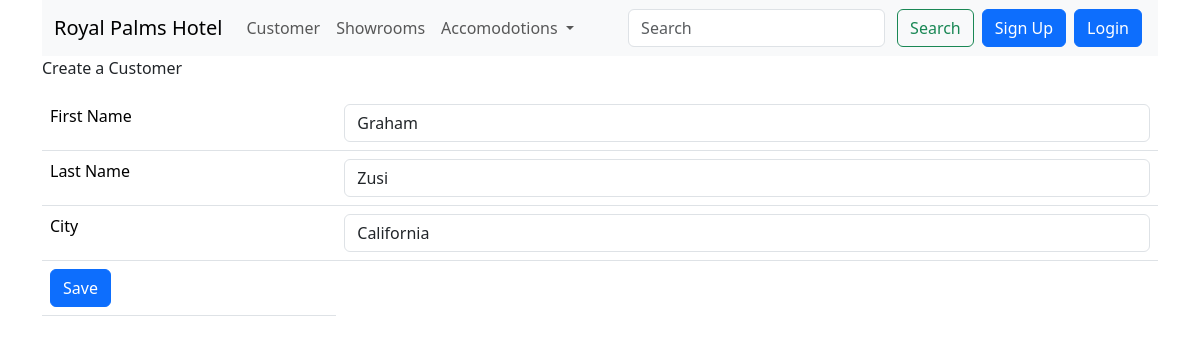
Page /PHPOOP-MySQL/PHPOOP-MySQL/demo_pages/update.php?id=2 on the committed database.
### tables this page shows
CREATE TABLE `customers` (
  `customer_id` int(11) NOT NULL,
  `first_name` varchar(50) NOT NULL,
  `last_name` varchar(50) NOT NULL,
  `city` varchar(50) NOT NULL
);

### PHPOOP-MySQL/PHPOOP-MySQL/classes/customer.php (called while the page is built, shortened)
<?php
class Customer{
    private $conn;
    public $customer_id;
    public function __construct($dbase){
        $this->conn = $dbase;
    }
    public function edit(){
        $query = "SELECT * FROM customers WHERE customer_id = ?";
        $stmt = $this->conn->prepare($query);
        $stmt->bindParam(1, $this->customer_id);
        $stmt->execute();
        $row = $stmt->fetch(PDO::FETCH_ASSOC);
        $this->first_name = $row['first_name'];
        $this->last_name = $row['last_name'];
        $this->city = $row['city'];
    }
}
?>

### PHPOOP-MySQL/PHPOOP-MySQL/demo_pages/update.php (the view, shortened to what this page needs)
<?php
    $id = isset($_GET['id']) ? $_GET['id'] : die('ERROR: missing ID.');
    include_once "../header.php";
    include_once "../classes/customer.php";
    $db = new Database();
    $dbase = $db->getConnection();
    $customer = new Customer($dbase);
    $customer->customer_id = $id;
    $customer->edit();
?>
<p>Create a Customer</p>
<form method="POST" action="<?php echo "update.php?id={$id}";?>">
    <table class="table">
        <tr>
            <td><label class="form-label"> First Name </label></td>
            <td><input type="text" class="form-control" name="first_name" value = "<?php echo $customer->first_name ;?>"></td>
        </tr>
        <tr>
            <td><label class="form-label"> Last Name </label></td>
            <td><input type="text" class="form-control" name="last_name" value = "<?php echo $customer->last_name ;?>"></td>
        </tr>
        <tr>
            <td><label class="form-label"> City </label></td>
            <td><input type="text" class="form-control" name="city" value = "<?php echo $customer->city ;?>"></td>
        </tr>
        <tr>
            <td><button type="submit" class="btn btn-primary">Save</button></td>
        </tr>
    </table>
</form>

### rows in the picture
customers: first_name "Graham", last_name "Zusi", city "California"
